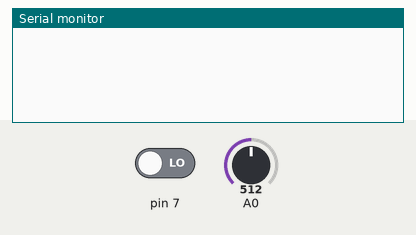
Bench run of a sketch on a simulated Arduino Uno, built with avr-gcc and run on an emulated ATmega328P. Parts: the last lines printed to the serial monitor. The test bench sets the inputs (shaded band); at power-on: pin 7 LOW, A0 = 512.

Above: at 1.4 s.
1.5 s: pin 7 driven HIGH
At 1.71 s:
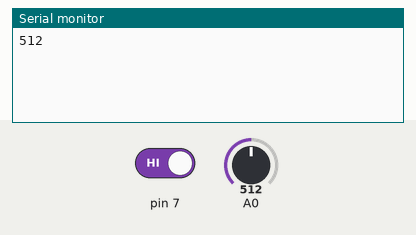
3.6 s: A0 set to 716
At 3.81 s:
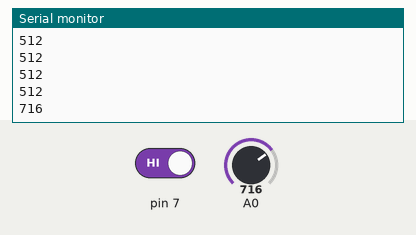
5.1 s: A0 set to 900
At 5.31 s:
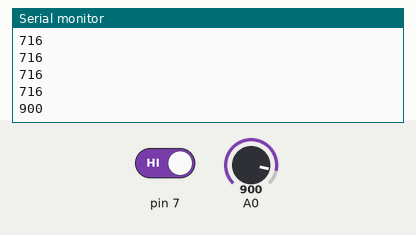
Timing chart, 0 to 8.1 s (numbered marks = the images above; inputs shaded):
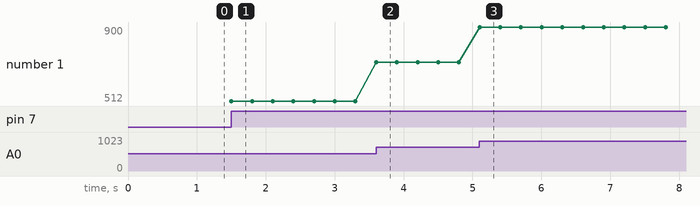

Measured:
- after the input at 1.5 s, the serial monitor: prints a new line at once (image 1)
- after the input at 3.6 s, the serial monitor: prints a new line at once (image 2)
- after the input at 5.1 s, the serial monitor: prints a new line at once (image 3)
- plotted number 1: 512 → 716 after the input at 3.6 s, 716 → 900 after the input at 5.1 s

The sketch:

photoresistor.ino
```cpp
//Initializing photoresistor and button variables
int sensorValue;
int buttonPressed=0;


void setup() {

  //Starting 9600 bps serial communication to see sensor values through serial monitor
  Serial.begin(9600);
  //Defining input pin to control button status
  pinMode(7,INPUT);

}

void loop() {

         //To retrieve voltage on digital input and storing it in buttonPressed variable
         buttonPressed= digitalRead(7);

         //If there is voltage on pin 7 buttonPressed becomes HIGH, otherwise it becames LOW
         if (buttonPressed == HIGH)
              {
                //Reading photoresistor value on A0 pin
                //0<=rangeOfA0value<=1023 when 0 Volt<=V<=5 Volt is read
                sensorValue = analogRead (A0);
                //Sending to photoresistor value to raspberry connected
                Serial.println(sensorValue);
              }

         //Setting pause for 300 milliseconds to allow ADC correct working
         delay(300);

}
```
